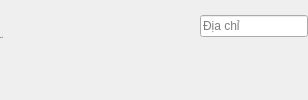
                            <widget class="QWidget" name="widget_5" native="true">
                             <property name="maximumSize">
                              <size>
                               <width>16777215</width>
                               <height>105</height>
                              </size>
                             </property>
                             <layout class="QVBoxLayout" name="verticalLayout_17">
                              <property name="spacing">
                               <number>0</number>
                              </property>
                              <property name="leftMargin">
                               <number>0</number>
                              </property>
                              <property name="topMargin">
                               <number>0</number>
                              </property>
                              <property name="rightMargin">
                               <number>0</number>
                              </property>
                              <property name="bottomMargin">
                               <number>0</number>
                              </property>
                              <item>
                               <widget class="QWidget" name="widget_30" native="true">
                                <layout class="QHBoxLayout" name="horizontalLayout_31">
                                 <property name="spacing">
                                  <number>0</number>
                                 </property>
                                 <property name="leftMargin">
                                  <number>0</number>
                                 </property>
                                 <property name="topMargin">
                                  <number>0</number>
                                 </property>
                                 <property name="rightMargin">
                                  <number>0</number>
                                 </property>
                                 <property name="bottomMargin">
                                  <number>0</number>
                                 </property>
                                 <item>
                                  <layout class="QHBoxLayout" name="formInput_12">
                                   <property name="spacing">
                                    <number>0</number>
                                   </property>
                                   <property name="topMargin">
                                    <number>0</number>
                                   </property>
                                   <item alignment="Qt::AlignTop">
                                    <widget class="QWidget" name="label_product_3" native="true">
                                     <property name="minimumSize">
                                      <size>
                                       <width>200</width>
                                       <height>0</height>
                                      </size>
                                     </property>
                                     <property name="maximumSize">
                                      <size>
                                       <width>200</width>
                                       <height>16777215</height>
                                      </size>
                                     </property>
                                     <layout class="QHBoxLayout" name="horizontalLayout_13">
                                      <property name="spacing">
                                       <number>0</number>
                                      </property>
                                      <property name="leftMargin">
                                       <number>0</number>
                                      </property>
                                      <property name="topMargin">
                                       <number>30</number>
                                      </property>
                                      <property name="rightMargin">
                                       <number>0</number>
                                      </property>
                                      <property name="bottomMargin">
                                       <number>0</number>
                                      </property>
                                      <item>
                                       <widget class="QLabel" name="label_5">
                                        <property name="font">
                                         <font>
                                          <family>Cambria</family>
                                          <pointsize>-1</pointsize>
                                          <bold>false</bold>
                                         </font>
                                        </property>
                                        <property name="text">
                                         <string>Địa chỉ</string>
                                        </property>
                                       </widget>
                                      </item>
                                      <item>
                                       <widget class="QLabel" name="label_required_6">
                                        <property name="sizePolicy">
                                         <sizepolicy hsizetype="Expanding" vsizetype="Preferred">
                                          <horstretch>0</horstretch>
                                          <verstretch>0</verstretch>
                                         </sizepolicy>
                                        </property>
                                        <property name="text">
                                         <string/>
                                        </property>
                                       </widget>
                                      </item>
                                     </layout>
                                    </widget>
                                   </item>
                                   <item alignment="Qt::AlignTop">
                                    <widget class="QWidget" name="widget_31" native="true">
                                     <property name="maximumSize">
                                      <size>
                                       <width>16777215</width>
                                       <height>16777215</height>
                                      </size>
                                     </property>
                                     <layout class="QVBoxLayout" name="verticalLayout_23">
                                      <property name="spacing">
                                       <number>0</number>
                                      </property>
                                      <property name="leftMargin">
                                       <number>0</number>
                                      </property>
                                      <property name="topMargin">
                                       <number>15</number>
                                      </property>
                                      <property name="rightMargin">
                                       <number>0</number>
                                      </property>
                                      <property name="bottomMargin">
                                       <number>0</number>
                                      </property>
                                      <item>
                                       <widget class="QLineEdit" name="address_le">
                                        <property name="placeholderText">
                                         <string>Địa chỉ</string>
                                        </property>
                                       </widget>
                                      </item>
                                      <item>
                                       <widget class="QLabel" name="error_address">
                                        <property name="text">
                                         <string/>
                                        </property>
                                        <property name="margin">
                                         <number>0</number>
                                        </property>
                                       </widget>
                                      </item>
                                     </layout>
                                    </widget>
                                   </item>
                                  </layout>
                                 </item>
                                </layout>
                               </widget>
                              </item>
                             </layout>
                            </widget>
